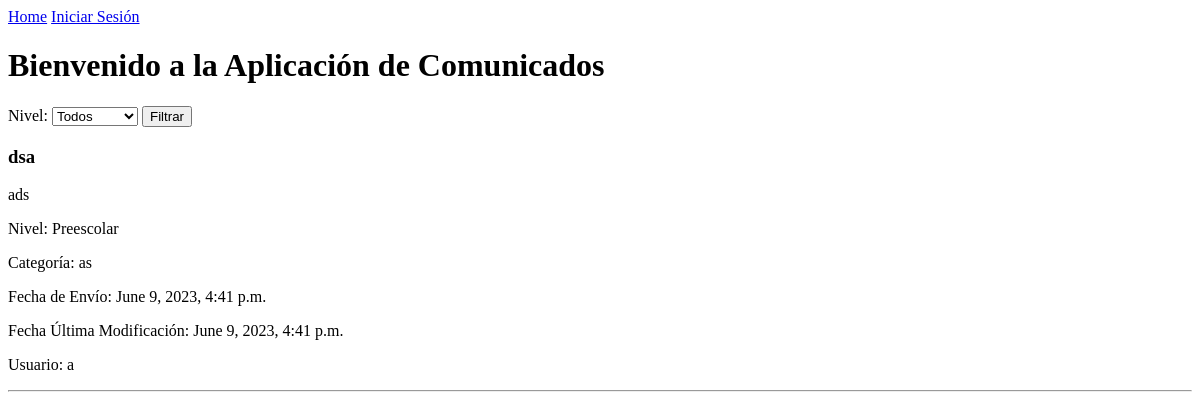
Before: / with the older database file.
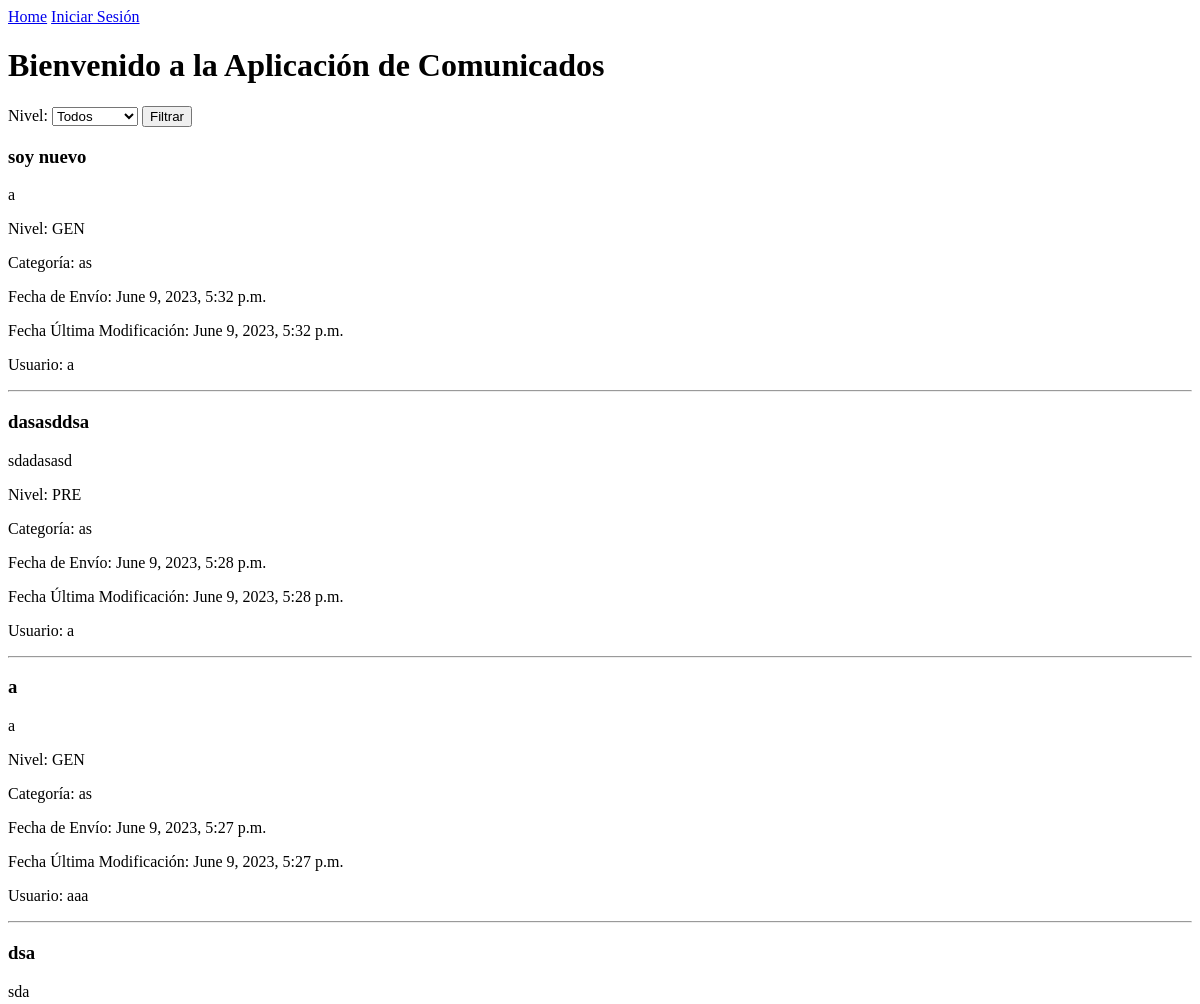
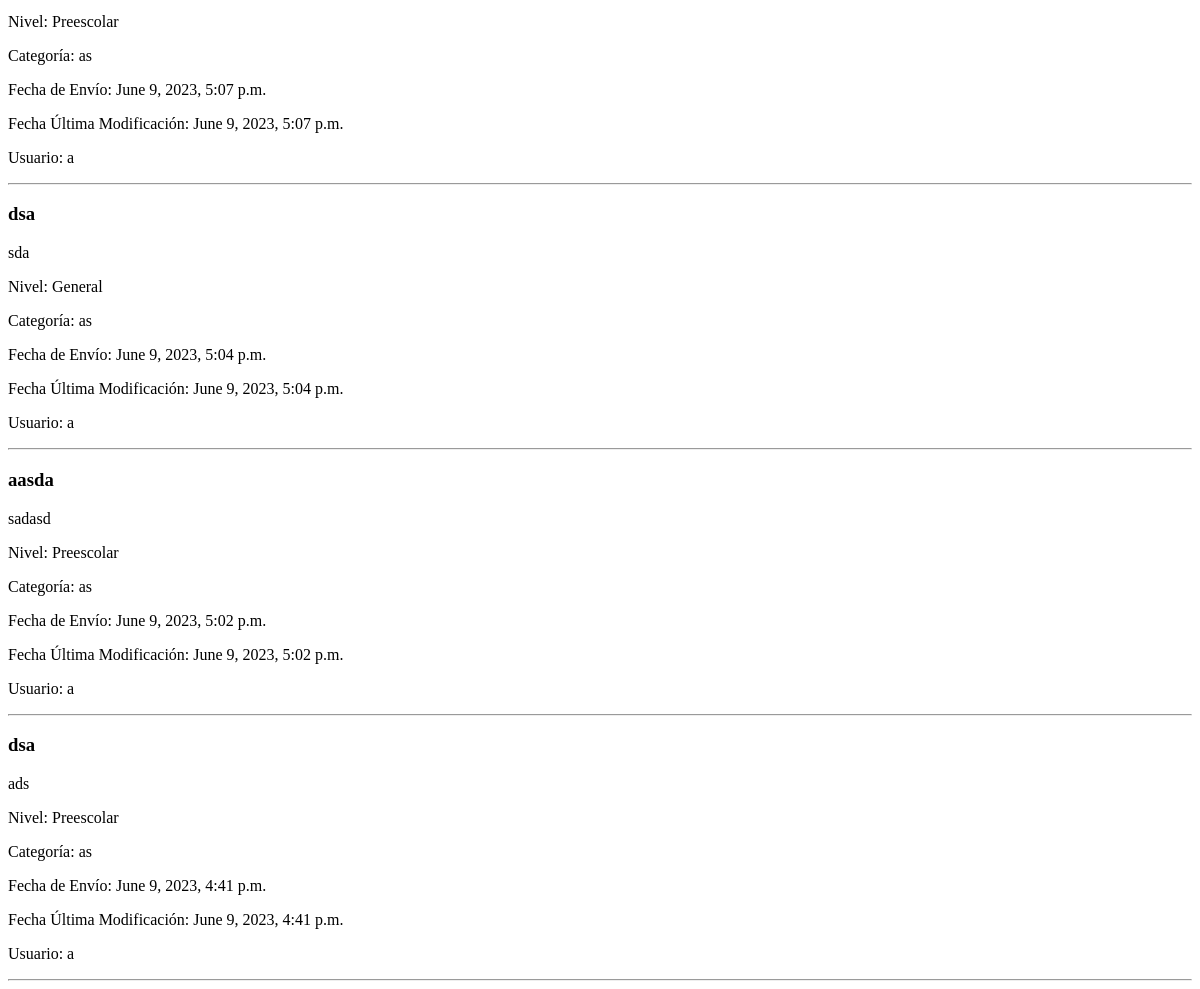
After: the same page with the newer database file (2 pictures, top to bottom).
### core/models.py (models this page shows, shortened)
class Comunicado(models.Model):
    NIVELES = (
        ('GEN', 'General'),
        ('PRE', 'Preescolar'),
        ('BAS', 'Básico'),
        ('MED', 'Medio'),
    )
    titulo = models.CharField(max_length=100)
    detalle = models.TextField()
    nivel = models.CharField(max_length=20, choices=NIVELES)
    categoria = models.ForeignKey(Categoria, on_delete=models.CASCADE)
    fecha_envio = models.DateTimeField(auto_now_add=True)
    fecha_modificacion = models.DateTimeField(auto_now=True)
    usuario = models.ForeignKey(User, on_delete=models.CASCADE)

class Categoria(models.Model):
    nombre = models.CharField(max_length=100)
    detalles = models.TextField()
    def __str__(self):
        return self.nombre

### core/views.py (the view)
# urls.py: path('' , views.home, name='home'),
def home(request):
    nivel_filter = request.GET.get('nivel', '')  # Obtener el valor seleccionado del menú desplegable de nivel
    categoria_filter = request.GET.get('categoria', '')  # Obtener el valor seleccionado del menú desplegable de categoría
    comunicados = Comunicado.objects.order_by('-fecha_envio')
    if nivel_filter:
        comunicados = comunicados.filter(nivel=nivel_filter)
    if categoria_filter:
        comunicados = comunicados.filter(categoria=categoria_filter)
    return render(request, 'home.html', {'comunicados': comunicados})

### core/templates/home.html (shortened to what this page needs)
<!DOCTYPE html>
<html>
<head>
</head>
<body>
    <header>
        <a href="{% url 'home' %}">Home</a>
        {% if user.is_authenticated %}
            <a href="{% url 'logout' %}">Cerrar Sesión</a>
        {% else %}
            <a href="{% url 'login' %}">Iniciar Sesión</a>
        {% endif %}
    </header>
    <h1>Bienvenido a la Aplicación de Comunicados</h1>
    <form method="get">
        <label for="nivel">Nivel:</label>
        <select name="nivel" id="nivel">
            <option value="">Todos</option>
        </select>
        <button type="submit">Filtrar</button>
    {% for comunicado in comunicados %}
        <h3>{{ comunicado.titulo }}</h3>
        <p>{{ comunicado.detalle }}</p>
        <p>Nivel: {{ comunicado.nivel }}</p>
        <p>Categoría: {{ comunicado.categoria }}</p>
        <p>Fecha de Envío: {{ comunicado.fecha_envio }}</p>
        <p>Fecha Última Modificación: {{ comunicado.fecha_modificacion }}</p>
        <p>Usuario: {{ comunicado.usuario }}</p>
        <hr>
    {% empty %}
        <p>No hay comunicados disponibles.</p>
    {% endfor %}
</body>
</html>

Changed rows visible on the page:
added Comunicado: titulo "soy nuevo", detalle "a", nivel "GEN", categoria "as", fecha_envio "June 9, 2023, 5:32 p.m.", fecha_modificacion "June 9, 2023, 5:32 p.m.", usuario "a"
added Comunicado: titulo "dasasddsa", detalle "sdadasasd", nivel "PRE", categoria "as", fecha_envio "June 9, 2023, 5:28 p.m.", fecha_modificacion "June 9, 2023, 5:28 p.m.", usuario "a"
added Comunicado: titulo "a", detalle "a", nivel "GEN", categoria "as", fecha_envio "June 9, 2023, 5:27 p.m.", fecha_modificacion "June 9, 2023, 5:27 p.m.", usuario "aaa"
added Comunicado: titulo "dsa", detalle "sda", nivel "Preescolar", categoria "as", fecha_envio "June 9, 2023, 5:07 p.m.", fecha_modificacion "June 9, 2023, 5:07 p.m.", usuario "a"
added Comunicado: titulo "dsa", detalle "sda", nivel "General", categoria "as", fecha_envio "June 9, 2023, 5:04 p.m.", fecha_modificacion "June 9, 2023, 5:04 p.m.", usuario "a"
added Comunicado: titulo "aasda", detalle "sadasd", nivel "Preescolar", categoria "as", fecha_envio "June 9, 2023, 5:02 p.m.", fecha_modificacion "June 9, 2023, 5:02 p.m.", usuario "a"
